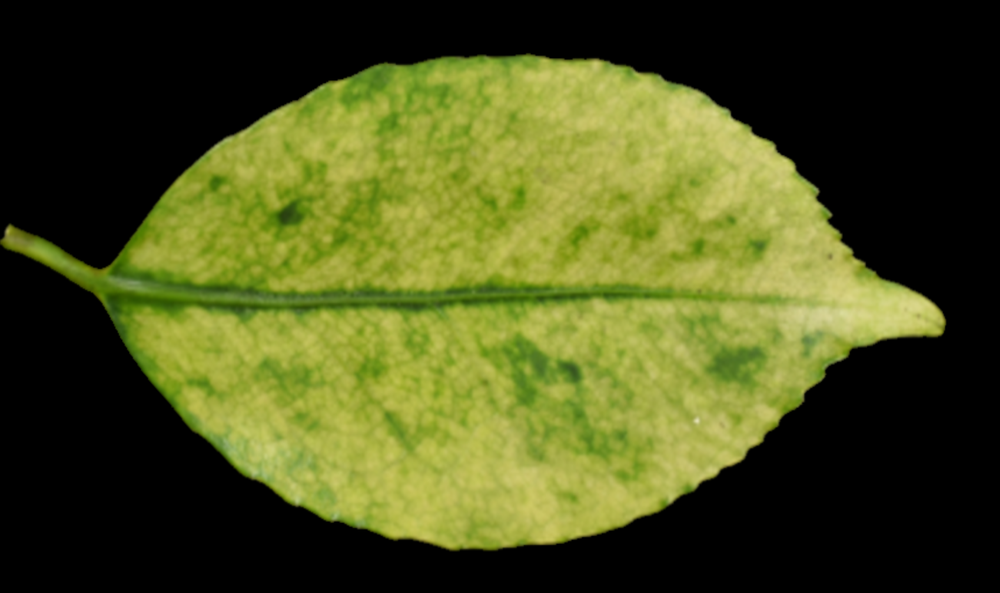
#> input picture test/img/1_arranged.png, 1000 x 593 px, shrunk from 2436 x 1444 before the run, found by its file name
$ python guraphu.py
#> lines starting #> are read from the running program, lines starting #| are printed output that depends on the picture
### test/python/ppp.py
#!/usr/bin/env python3.11
# -*- coding: utf-8 -*-

import argparse
import os
import time
from multiprocessing import Pool

import cv2
import numpy as np


# [9 lines left out: function main, not called in this run]
    #print(type(res))

def args():
    parser = argparse.ArgumentParser()

class Pickcell:
    def __init__(self) -> None:
        self.num_cpu = os.cpu_count()

    def run(self, img_leaf, img_fvfm, fvfm_list):
        try:
            img_leaf = self.__input(img_leaf)
            img_fvfm = self.__input(img_fvfm)
            self.__set(fvfm_list)
        except (TypeError, ValueError) as e:
            raise
        if img_leaf.shape != img_fvfm.shape:
            raise ValueError('Size differs in the two images.')
        img_hue = self.__reshape_hue(img_leaf)
        img_leaf = self.__reshape_bgr(img_leaf)
        img_fvfm = self.__reshape_bgr(img_fvfm)
        img_leaf = np.array_split(img_leaf, self.num_cpu, axis=0)
        img_fvfm = np.array_split(img_fvfm, self.num_cpu, axis=0)
        img_hue = np.array_split(img_hue, self.num_cpu, axis=0)
        px_list = []
        for i in range(self.num_cpu):
            px_list.append([img_leaf[i], img_fvfm[i], img_hue[i]])
        with Pool(self.num_cpu) as p:
            result = p.map(self.pick_wrap, px_list)
        res_px = []
        res_fvfm = []
        res_hue = []
        for i in range(len(result)):
            res_px.extend(result[i][0])
            res_fvfm.extend(result[i][1])
            res_hue.extend(result[i][2])
        return res_px, res_hue, res_fvfm

    def __pick(self, img_leaf, img_fvfm, img_hue):
        #result = []
        px = []
        fvfm = []
        hue = []
        length = img_leaf.shape[0]
        for i in range(length):
            if not ((img_leaf[i].sum() <= 50) or (img_fvfm[i].sum() == 0)):
                idx = np.abs(self.color - img_fvfm[i]).sum(axis=1).argmin()
                px.append(img_leaf[i])
                hue.append(img_hue[i])
                fvfm.append(self.value[idx])
        return px, fvfm, hue

    def pick_wrap(self, args):
        px, fvfm, hue = self.__pick(*args)
        return px, fvfm, hue

    def __input(self, input):
        if type(input) == str:
            if os.path.isfile(input):
                img = cv2.imread(input)
                if not isinstance(img, np.ndarray):
                    raise TypeError(f'\'{input}\' is not an image file.')
                return img
            else:
                raise ValueError(f'Cannot access \'{input}\': No such file or directory.')
        elif type(input) == np.ndarray:
            if (input.ndim == 3) and (input.shape[2] == 3):
                return input
            else:
                raise ValueError('Can read only RGB image.')
        else:
            raise TypeError('Can read only image.')

    def __reshape_bgr(self, img):
        h, w = img.shape[:2]
        length = h * w
        return img.reshape(length, 3)

    def __reshape_hue(self, img):
        h, w = img.shape[:2]
        length = h * w
        hsv = cv2.cvtColor(img, cv2.COLOR_BGR2HSV_FULL)
        h, _, _ = cv2.split(hsv)
        return h.reshape(length)

    def __set(self, fvfm_list):
        self.color = np.array([a[0] for a in fvfm_list])
        self.value = [a[1] for a in fvfm_list]

# [2 lines that do not run on import are left out]

### test/python/guraphu.py
import glob
import tempfile

import cv2
import numpy as np
#from matplotlib import colors
#from matplotlib import pyplot as plt
from PIL import Image
from plotly import graph_objects as go
#from test.python.ppp import Pickcell
from ppp import Pickcell

#from plotly_resampler import register_plotly_resampler

img1 = cv2.imread('/workspaces/pickcell/test/img/1_arranged.png')
#> img1 is the input picture: shape (593, 1000, 3); mean B, G, R 29.1, 80.1, 74.1
img2 = cv2.imread('/workspaces/pickcell/test/img/6_arranged.png')
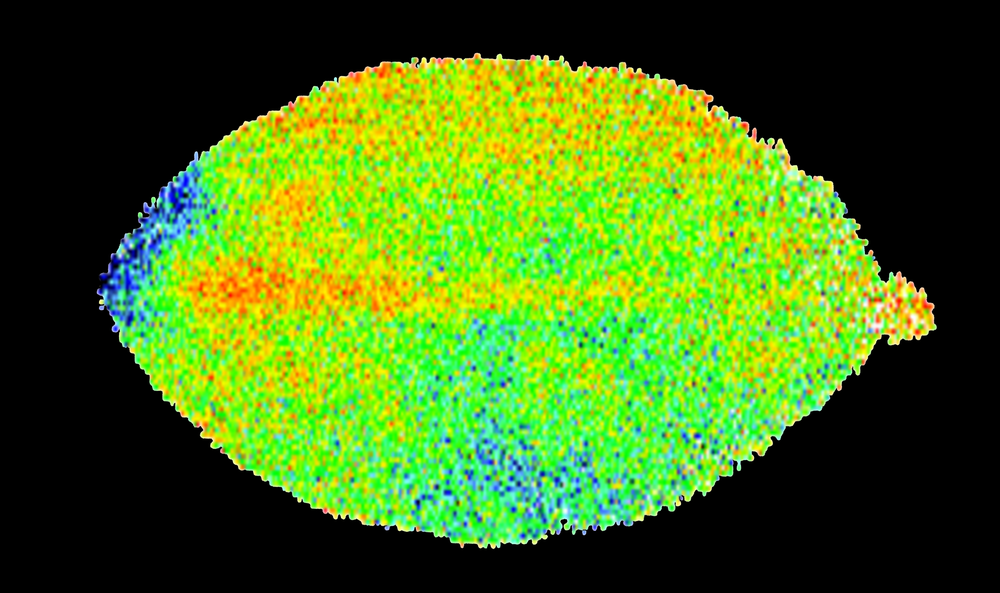
#> input picture test/img/6_arranged.png, 1000 x 593 px, shrunk from 2436 x 1444 before the run, found by its file name
#> img2 is the input picture: shape (593, 1000, 3); mean B, G, R 22.7, 109, 67.7

#img1 = cv2.imread('0220/1_arranged.png')
#img2 = cv2.imread('0220/2_arranged.png')
fvfm = [[[  0,  74, 255], 831.0],[[  0,  64, 255], 832.0],[[  0,  53, 255], 833.0],[[  0,  43, 255], 834.0],[[  0,  33, 255], 835.0],[[  0,  21, 255], 836.0],[[  0,  11, 255], 837.0],[[  0,   1, 255], 838.0],[[  0,  95, 255], 829.0],[[  0, 105, 255], 828.0],[[  0, 117, 255], 827.0],[[  0, 127, 255], 826.0],[[  0, 136, 255], 825.0],[[  0, 148, 255], 824.0],[[  0, 158, 255], 823.0],[[  0, 168, 255], 822.0],[[  0, 179, 255], 821.0],[[  0, 189, 255], 820.0],[[  0, 199, 255], 819.0],[[  0, 210, 255], 818.0],[[  0, 220, 255], 817.0],[[  0, 231, 255], 816.0],[[  0, 241, 255], 815.0],[[  0, 251, 255], 814.0],[[  0, 255, 241], 813.0],[[  0, 255, 221], 812.0],[[  0, 255, 201], 811.0],[[  0, 255, 179], 810.0],[[  0, 255, 159], 809.0],[[  0, 255, 139], 808.0],[[  0, 255, 116], 807.0],[[  0, 255,  96], 806.0],[[  0, 255,  74], 805.0],[[  0, 255,  54], 804.0],[[  0, 255,  34], 803.0],[[  0, 255,  11], 802.0],[[  9, 255,   4], 801.0],[[ 28, 255,  14], 800.0],[[ 51, 255,  26], 799.0],[[ 71, 255,  36], 798.0],[[ 91, 255,  46], 797.0],[[113, 255,  57], 796.0],[[133, 255,  67], 795.0],[[156, 255,  78], 794.0],[[176, 255,  88], 793.0],[[195, 255,  98], 792.0],[[218, 255, 110], 791.0],[[238, 255, 119], 790.0],[[255, 252, 127], 789.0],[[255, 229, 115], 788.0],[[255, 210, 105], 787.0],[[255, 190,  95], 786.0],[[255, 167,  84], 785.0],[[255, 147,  74], 784.0],[[255, 125,  63], 783.0],[[255, 105,  53], 782.0],[[255,  85,  43], 781.0],[[255,  62,  31], 780.0],[[255,  42,  21], 779.0],[[255,  23,  11], 778.0],[[255,   0,   0], 777.0],[[235,   0,   0], 776.0],[[215,   0,   0], 775.0],[[193,   0,   0], 774.0],[[173,   0,   0], 773.0],[[150,   0,   0], 772.0],[[130,   0,   0], 771.0],[[111,   0,   0], 770.0],[[88,  0,  0], 769.0],[[68,  0,  0], 768.0],[[48,  0,  0], 767.0],[[25,  0,  0], 766.0],[[6, 0, 0], 765.0]]

p = Pickcell()
try:
    px, hue, val = p.run(img1, img2, fvfm)
#> in __reshape_hue, `hsv = cv2.cvtColor(img, cv2.COLOR_BGR2HSV_FULL)`: hsv: shape (593, 1000, 3); mean H, S, V 23.3, 81.1, 80.2
#> in __reshape_hue, `h, _, _ = cv2.split(hsv)`:
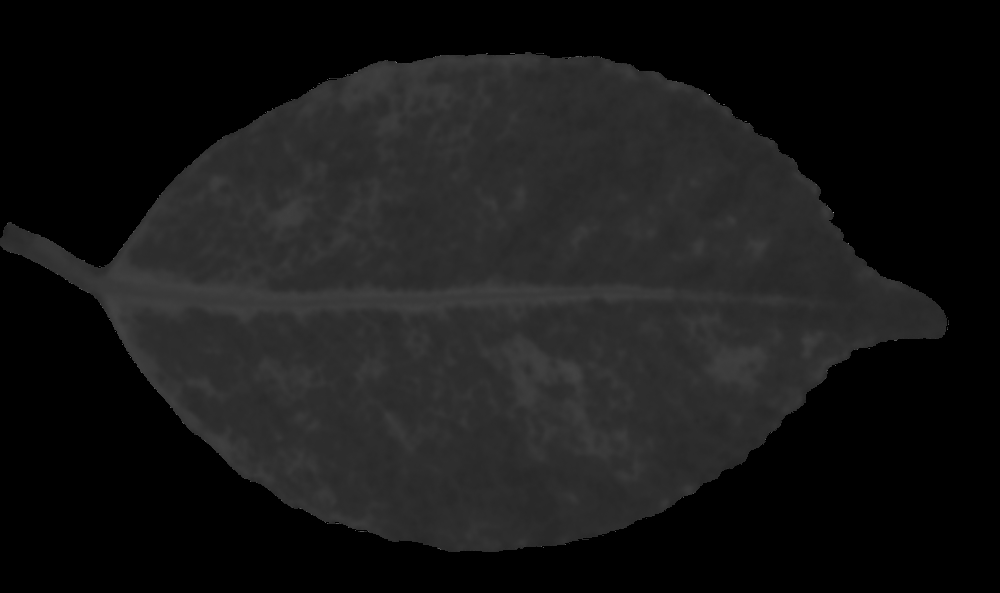
#> h: shape (593, 1000); min 0, max 213, mean 23.3
#> in run, `img_leaf = np.array_split(img_leaf, self.num_cpu, axis=0)`: img_leaf = 2 items
#> the loop in run, `for i in range(len(result)):` made 2 passes
#> after the loop in run, `for i in range(len(result)):`: res_fvfm = 281308 items
#> px = 281308 items; hue = 281308 items; val = 281308 items
except (TypeError, ValueError) as e:
    print(e)

val2 = [[i,0,0] for i in val]
#> val2 = 281308 items
a = np.stack([px, val2], 1)
b = np.unique(a, axis=0)
# [21 lines of commented-out code are left out]

bl = [i[0,0] for i in b]
#> bl = 204858 items
g = [i[0,1] for i in b]
#> g = 204858 items
r = [i[0,2] for i in b]
#> r = 204858 items

va = [i[1,0] for i in b]
#> va = 204858 items

mi = min(va)
#> mi = 765
ma = max(va)
#> ma = 837

# [19 lines of commented-out code are left out]
array_px = [[i,j,k] for (i,j,k) in zip(r,g,bl)]
#> array_px = 204858 items
#array_px = normal(va).tolist()
vvv = 1
marker = {'size': 1}
if vvv  is not None:
    marker.update(color=array_px)
    #marker['colorbar'] = {'title': 'Fv/Fm'}

#register_plotly_resampler(mode='auto')

figure = go.Figure(
    data=[go.Scatter3d(
        x=r,
        y=g,
        z=bl,
        mode='markers',
        marker=marker
        # [7 lines of commented-out code are left out]
    )]
)

# 表示
#figure.write_html('fvfm.html')
figure.show()
#figure.show_dash(mode='inline')

def rotate(x,y,z,theta):
    w = x + 1j *y
    return np.real(np.exp(1j * theta) * w), np.imag(np.exp(1j * theta) * w), z

x_eye = -1.25
y_eye = 2
z_eye = 0.5

'''
with tempfile.TemporaryDirectory(prefix='temp_', dir='.') as temp:
    angels = np.arange(0, 2 * np.pi, 0.1)
    for i, theta in enumerate(angels):
        print(i)
        no = str(i).zfill(3)
        x_r, y_r, z_r = rotate(x_eye, y_eye, z_eye, -theta)
        figure.update_layout(scene_camera_eye=dict(
            x=x_r,
            y=y_r,
            z=z_r
        ))
        print('save ', i)
        figure.write_image(temp + '/' + no + '.png', scale=1)
        print('save finished ', i)

    files = sorted(glob.glob(temp + '/*.png'))
    images = list(map(lambda file: Image.open(file), files))
    images[0].save('res.gif', save_all=True, append_images=images[1:], duration=500, loop=0)
'''
